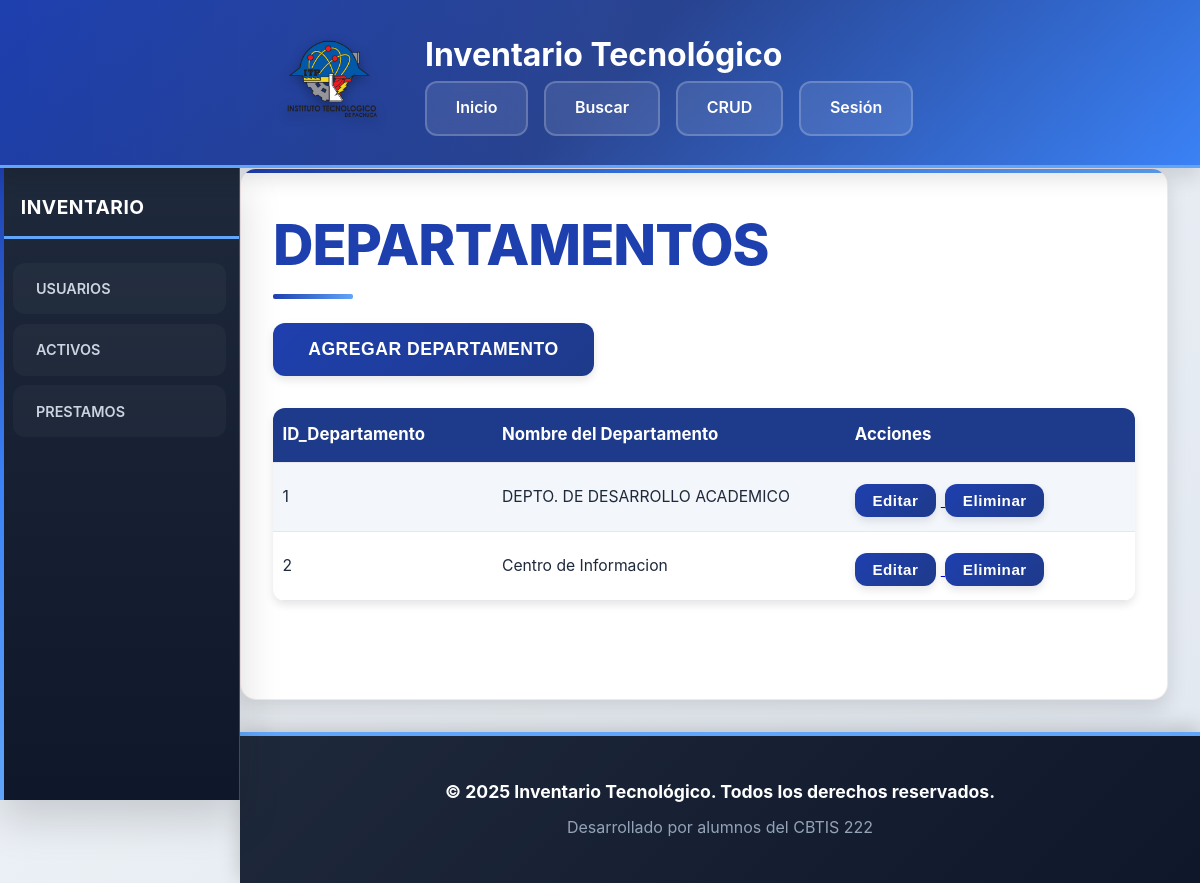
The app's page /pages/form_Departamentos.php with its own data.
### tables this page shows
CREATE TABLE `Departamentos` (
  `id_dep` int(11) NOT NULL,
  `nombre_dep` varchar(100) DEFAULT NULL
);

### api/consulta_departamentos.php (called while the page is built, shortened)
<?php
$resultado = $conexion->query(
    "SELECT*
    FROM
    Departamentos
    ORDER BY CAST(SUBSTRING(id_dep, -4) AS UNSIGNED) ASC;"
);

### pages/form_Departamentos.php (the view)
<?php
include '../includes/DBConfig.php'; include '../api/consulta_departamentos.php';?>
<?php include '../includes/header.php'; ?>
<section class="contenedor">
    <h1>DEPARTAMENTOS</h1>
    <div>
        <a href="./form_NuevoDepartamentos.php">
            <button>AGREGAR DEPARTAMENTO</button>
        </a>
        <table class="tablas">
            <tr>
                <th>ID_Departamento</th>
                <th>Nombre del Departamento</th>
                <th>Acciones</th>
            </tr>
            <?php while ($row = $resultado->fetch_assoc()): ?>
                <tr>
                    <td><?= ($row['id_dep']) ?></td>
                    <td><?= ($row['nombre_dep']) ?></td>
                    <td><a href="./form_ActualizarDepartamento.php?id=<?php echo $row['id_dep']; ?>">
                            <button>Editar</button>
                        </a>
                        <a href="../api/eliminar_departamento.php?id=<?php echo $row['id_dep']; ?>"
                            onclick="return confirm('¿Estás seguro de eliminar este departamento?')">
                            <button>Eliminar</button>
                        </a>
                    </td>
                </tr>
            <?php endwhile; ?>
        </table>
    </div>
</section>
<?php include '../includes/footer.php'; ?>

### assets/css/style.css (style rules this page uses)
* { margin: 0; padding: 0; box-sizing: border-box; }
:root { --color-guinda: #1e40af; --color-guinda-oscuro: #1e3a8a; --color-guinda-claro: #2563eb; --color-azul-electrico: #3b82f6; --color-azul-oscuro: #1e40af; --color-dorado: #60a5fa; --color-fondo: #F1F5F9; --color-fondo-secundario: #FFFFFF; --color-texto: #1E293B; --color-texto-claro: #64748B; --sombra-xs: 0 1px 2px rgba(0, 0, 0, 0.05); --sombra-sm: 0 2px 4px rgba(0, 0, 0, 0.08); --sombra-md: 0 4px 8px rgba(0, 0, 0, 0.1); --sombra-lg: 0 10px 20px rgba(0, 0, 0, 0.12); --sombra-xl: 0 20px 40px rgba(0, 0, 0, 0.15); --transicion-rapida: 0.15s ease; --transicion-normal: 0.3s ease; --transicion-lenta: 0.5s ease; --radio-sm: 8px; --radio-md: 12px; --radio-lg: 16px; }
body { font-family: -apple-system, BlinkMacSystemFont, 'Inter', 'Segoe UI', 'Roboto', sans-serif; background: linear-gradient(135deg, #F1F5F9 0%, #E2E8F0 100%); color: var(--color-texto); line-height: 1.6; min-height: 100vh; overflow-x: hidden; display: flex; flex-direction: column; }
.contenedor { margin-left: 240px; margin-top: 168px; padding: 2rem; min-height: calc(100vh - 268px); background: var(--color-fondo-secundario); border-radius: var(--radio-lg); box-shadow: var(--sombra-lg); position: relative; overflow: hidden; border: 1px solid rgba(139, 21, 56, 0.1); animation: fadeInUp 0.6s ease-out; margin-right: 2rem; margin-bottom: 2rem; flex: 1; }
.contenedor::before { content: ''; position: absolute; top: 0; left: 0; width: 100%; height: 4px; background: linear-gradient(90deg, var(--color-guinda), var(--color-azul-electrico), var(--color-dorado)); }
.contenedor h1 { color: var(--color-guinda); font-size: 3.5rem; margin-bottom: 1.5rem; font-weight: 800; letter-spacing: -1px; position: relative; display: inline-block; }
.contenedor h1::after { content: ''; position: absolute; bottom: -8px; left: 0; width: 80px; height: 5px; background: linear-gradient(90deg, var(--color-guinda), var(--color-dorado)); border-radius: 2px; }
.tablas { width: 100%; border-collapse: separate; border-spacing: 0; background: #fff; border-radius: var(--radio-md); box-shadow: var(--sombra-md); margin-top: 2rem; font-size: 1rem; table-layout: auto; overflow: hidden; }
.tablas th, .tablas td { padding: 0.85rem 0.6rem; text-align: left; border-bottom: 1px solid #e5e7eb; vertical-align: middle; max-width: 170px; word-break: break-word; white-space: normal; overflow-wrap: anywhere; }
.tablas th { white-space: normal; overflow-wrap: anywhere; font-size: 0.99rem; }
.tablas td { font-size: 0.98rem; }
@media (min-width: 1200px) { .tablas th, .tablas td { max-width: 260px; } }
.tablas th { background: var(--color-guinda-oscuro); color: #fff; font-weight: 700; font-size: 1.05rem; position: sticky; top: 0; z-index: 2; }
.tablas tr:nth-child(even) { background: #f3f6fa; }
.tablas td button { margin-right: 0.3rem; padding: 0.5rem 1.1rem; font-size: 0.95rem; }
button, input[type="submit"] { background: linear-gradient(135deg, var(--color-guinda) 0%, var(--color-guinda-oscuro) 100%); color: white; border: none; border-radius: var(--radio-md); font-size: 1.1rem; font-weight: 700; padding: 1rem 2.2rem; cursor: pointer; transition: var(--transicion-normal); box-shadow: var(--sombra-md); margin-top: 0.5rem; letter-spacing: 0.5px; position: relative; overflow: hidden; }

### records on screen
departamentos: id_dep "1", nombre_dep "DEPTO. DE DESARROLLO ACADEMICO"
departamentos: id_dep "2", nombre_dep "Centro de Informacion"
